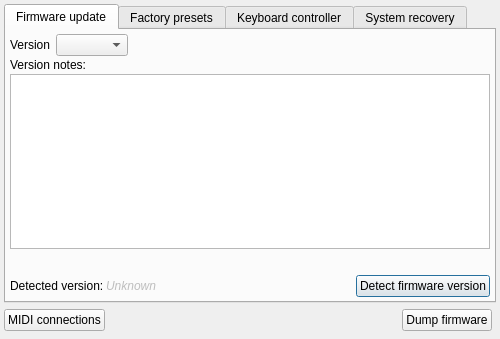
<?xml version="1.0" encoding="UTF-8"?>
<ui version="4.0">
 <class>Dialog</class>
 <widget class="QDialog" name="Dialog">
  <property name="geometry">
   <rect>
    <x>0</x>
    <y>0</y>
    <width>500</width>
    <height>339</height>
   </rect>
  </property>
  <property name="windowTitle">
   <string>Firmware utilities</string>
  </property>
  <layout class="QVBoxLayout" name="verticalLayout" stretch="10,1">
   <item>
    <widget class="QTabWidget" name="tabWidget">
     <property name="currentIndex">
      <number>0</number>
     </property>
     <widget class="QWidget" name="firmwareTab">
      <attribute name="title">
       <string>Firmware update</string>
      </attribute>
      <layout class="QVBoxLayout" name="verticalLayout_2">
       <item>
        <layout class="QHBoxLayout" name="horizontalLayout">
         <property name="spacing">
          <number>6</number>
         </property>
         <property name="margin">
          <number>0</number>
         </property>
         <item>
          <widget class="QLabel" name="label">
           <property name="text">
            <string>Version</string>
           </property>
          </widget>
         </item>
         <item>
          <widget class="QComboBox" name="firmwareCombo"/>
         </item>
         <item>
          <spacer name="horizontalSpacer">
           <property name="orientation">
            <enum>Qt::Horizontal</enum>
           </property>
           <property name="sizeHint" stdset="0">
            <size>
             <width>40</width>
             <height>20</height>
            </size>
           </property>
          </spacer>
         </item>
        </layout>
       </item>
       <item>
        <widget class="QLabel" name="label_2">
         <property name="text">
          <string>Version notes:</string>
         </property>
        </widget>
       </item>
       <item>
        <widget class="QTextEdit" name="firmwareInfo">
         <property name="readOnly">
          <bool>true</bool>
         </property>
        </widget>
       </item>
       <item>
        <spacer name="verticalSpacer">
         <property name="orientation">
          <enum>Qt::Vertical</enum>
         </property>
         <property name="sizeHint" stdset="0">
          <size>
           <width>20</width>
           <height>40</height>
          </size>
         </property>
        </spacer>
       </item>
       <item>
        <layout class="QHBoxLayout" name="horizontalLayout_2">
         <item>
          <widget class="QLabel" name="label_6">
           <property name="sizePolicy">
            <sizepolicy hsizetype="Maximum" vsizetype="Preferred">
             <horstretch>0</horstretch>
             <verstretch>0</verstretch>
            </sizepolicy>
           </property>
           <property name="text">
            <string>Detected version:</string>
           </property>
          </widget>
         </item>
         <item>
          <widget class="QLabel" name="detectedLbl">
           <property name="enabled">
            <bool>false</bool>
           </property>
           <property name="text">
            <string>&lt;html&gt;&lt;head/&gt;&lt;body&gt;&lt;p&gt;&lt;span style=&quot; font-style:italic;&quot;&gt;Unknown&lt;/span&gt;&lt;/p&gt;&lt;/body&gt;&lt;/html&gt;</string>
           </property>
          </widget>
         </item>
         <item>
          <widget class="QPushButton" name="detectFirmwareBtn">
           <property name="sizePolicy">
            <sizepolicy hsizetype="Maximum" vsizetype="Fixed">
             <horstretch>0</horstretch>
             <verstretch>0</verstretch>
            </sizepolicy>
           </property>
           <property name="text">
            <string>Detect firmware version</string>
           </property>
          </widget>
         </item>
        </layout>
       </item>
      </layout>
     </widget>
     <widget class="QWidget" name="factoryTab">
      <attribute name="title">
       <string>Factory presets</string>
      </attribute>
      <layout class="QVBoxLayout" name="verticalLayout_3">
       <item>
        <layout class="QHBoxLayout" name="horizontalLayout_3">
         <property name="spacing">
          <number>6</number>
         </property>
         <property name="margin">
          <number>0</number>
         </property>
         <item>
          <widget class="QLabel" name="label_7">
           <property name="text">
            <string>Preset</string>
           </property>
          </widget>
         </item>
         <item>
          <widget class="QComboBox" name="factoryCombo"/>
         </item>
         <item>
          <spacer name="horizontalSpacer_3">
           <property name="orientation">
            <enum>Qt::Horizontal</enum>
           </property>
           <property name="sizeHint" stdset="0">
            <size>
             <width>40</width>
             <height>20</height>
            </size>
           </property>
          </spacer>
         </item>
        </layout>
       </item>
       <item>
        <widget class="QLabel" name="label_3">
         <property name="text">
          <string>Factory notes:</string>
         </property>
        </widget>
       </item>
       <item>
        <widget class="QTextEdit" name="factoryInfo">
         <property name="readOnly">
          <bool>true</bool>
         </property>
        </widget>
       </item>
       <item>
        <spacer name="verticalSpacer_2">
         <property name="orientation">
          <enum>Qt::Vertical</enum>
         </property>
         <property name="sizeHint" stdset="0">
          <size>
           <width>20</width>
           <height>40</height>
          </size>
         </property>
        </spacer>
       </item>
      </layout>
     </widget>
     <widget class="QWidget" name="keyboardTab">
      <attribute name="title">
       <string>Keyboard controller</string>
      </attribute>
      <layout class="QVBoxLayout" name="verticalLayout_4">
       <item>
        <layout class="QHBoxLayout" name="horizontalLayout_5">
         <item>
          <widget class="AlertIcon" name="keyboardAlertLeft">
           <property name="alignment">
            <set>Qt::AlignRight|Qt::AlignTrailing|Qt::AlignVCenter</set>
           </property>
          </widget>
         </item>
         <item>
          <widget class="QLabel" name="label_4">
           <property name="text">
            <string>&lt;html&gt;&lt;head/&gt;&lt;body&gt;&lt;p&gt;&lt;span style=&quot; font-weight:600;&quot;&gt;BLOFELD KEYBOARD ONLY!!!&lt;/span&gt;&lt;/p&gt;&lt;/body&gt;&lt;/html&gt;</string>
           </property>
          </widget>
         </item>
         <item>
          <widget class="AlertIcon" name="keyboardAlertRight"/>
         </item>
        </layout>
       </item>
       <item>
        <widget class="QTextEdit" name="keyboardInfo">
         <property name="readOnly">
          <bool>true</bool>
         </property>
        </widget>
       </item>
       <item>
        <spacer name="verticalSpacer_3">
         <property name="orientation">
          <enum>Qt::Vertical</enum>
         </property>
         <property name="sizeHint" stdset="0">
          <size>
           <width>20</width>
           <height>40</height>
          </size>
         </property>
        </spacer>
       </item>
      </layout>
     </widget>
     <widget class="QWidget" name="recoveryTab">
      <attribute name="title">
       <string>System recovery</string>
      </attribute>
      <layout class="QVBoxLayout" name="verticalLayout_5">
       <item>
        <layout class="QHBoxLayout" name="horizontalLayout_7">
         <item>
          <widget class="AlertIcon" name="keyboardAlertLeft_2">
           <property name="alignment">
            <set>Qt::AlignRight|Qt::AlignTrailing|Qt::AlignVCenter</set>
           </property>
          </widget>
         </item>
         <item>
          <widget class="QLabel" name="label_5">
           <property name="text">
            <string>&lt;html&gt;&lt;head/&gt;&lt;body&gt;&lt;p&gt;&lt;span style=&quot; font-weight:600;&quot;&gt;EMERGENCY RECOVERY ONLY!!!&lt;/span&gt;&lt;/p&gt;&lt;/body&gt;&lt;/html&gt;</string>
           </property>
          </widget>
         </item>
         <item>
          <widget class="AlertIcon" name="keyboardAlertRight_2"/>
         </item>
        </layout>
       </item>
       <item>
        <widget class="QTextEdit" name="recoveryInfo">
         <property name="readOnly">
          <bool>true</bool>
         </property>
        </widget>
       </item>
       <item>
        <spacer name="verticalSpacer_4">
         <property name="orientation">
          <enum>Qt::Vertical</enum>
         </property>
         <property name="sizeHint" stdset="0">
          <size>
           <width>20</width>
           <height>26</height>
          </size>
         </property>
        </spacer>
       </item>
      </layout>
      <zorder>recoveryInfo</zorder>
      <zorder>verticalSpacer_4</zorder>
     </widget>
    </widget>
   </item>
   <item>
    <layout class="QHBoxLayout" name="horizontalLayout_9">
     <item>
      <widget class="QPushButton" name="midiConnectionsBtn">
       <property name="text">
        <string>MIDI connections</string>
       </property>
       <property name="icon">
        <iconset theme="midi">
         <normaloff/>
        </iconset>
       </property>
      </widget>
     </item>
     <item>
      <spacer name="horizontalSpacer_7">
       <property name="orientation">
        <enum>Qt::Horizontal</enum>
       </property>
       <property name="sizeHint" stdset="0">
        <size>
         <width>40</width>
         <height>20</height>
        </size>
       </property>
      </spacer>
     </item>
     <item>
      <widget class="QStackedWidget" name="dumpButtons">
       <property name="sizePolicy">
        <sizepolicy hsizetype="Maximum" vsizetype="Preferred">
         <horstretch>0</horstretch>
         <verstretch>0</verstretch>
        </sizepolicy>
       </property>
       <property name="currentIndex">
        <number>0</number>
       </property>
       <widget class="QWidget" name="page">
        <layout class="QHBoxLayout" name="horizontalLayout_10">
         <item>
          <widget class="QPushButton" name="dumpFirmwareBtn">
           <property name="text">
            <string>Dump firmware</string>
           </property>
           <property name="icon">
            <iconset theme="dump">
             <normaloff/>
            </iconset>
           </property>
          </widget>
         </item>
        </layout>
       </widget>
       <widget class="QWidget" name="page_2">
        <layout class="QHBoxLayout" name="horizontalLayout_11">
         <item>
          <widget class="QPushButton" name="dumpPresetBtn">
           <property name="text">
            <string>Dump preset</string>
           </property>
           <property name="icon">
            <iconset theme="dump">
             <normaloff/>
            </iconset>
           </property>
          </widget>
         </item>
        </layout>
       </widget>
       <widget class="QWidget" name="page_3">
        <layout class="QHBoxLayout" name="horizontalLayout_12">
         <item>
          <widget class="QPushButton" name="dumpKeyboardBtn">
           <property name="text">
            <string>Dump firmware</string>
           </property>
           <property name="icon">
            <iconset theme="dump">
             <normaloff/>
            </iconset>
           </property>
          </widget>
         </item>
        </layout>
       </widget>
       <widget class="QWidget" name="page_4">
        <layout class="QHBoxLayout" name="horizontalLayout_13">
         <item>
          <widget class="QPushButton" name="dumpRecoveryBtn">
           <property name="text">
            <string>Begin recovery</string>
           </property>
           <property name="icon">
            <iconset theme="dump">
             <normaloff/>
            </iconset>
           </property>
          </widget>
         </item>
        </layout>
       </widget>
      </widget>
     </item>
    </layout>
   </item>
  </layout>
 </widget>
 <layoutdefault spacing="2" margin="4"/>
 <customwidgets>
  <customwidget>
   <class>AlertIcon</class>
   <extends>QLabel</extends>
   <header>bigglesworth.widgets</header>
  </customwidget>
 </customwidgets>
 <resources/>
 <connections>
  <connection>
   <sender>tabWidget</sender>
   <signal>currentChanged(int)</signal>
   <receiver>dumpButtons</receiver>
   <slot>setCurrentIndex(int)</slot>
   <hints>
    <hint type="sourcelabel">
     <x>24</x>
     <y>14</y>
    </hint>
    <hint type="destinationlabel">
     <x>388</x>
     <y>308</y>
    </hint>
   </hints>
  </connection>
 </connections>
</ui>
